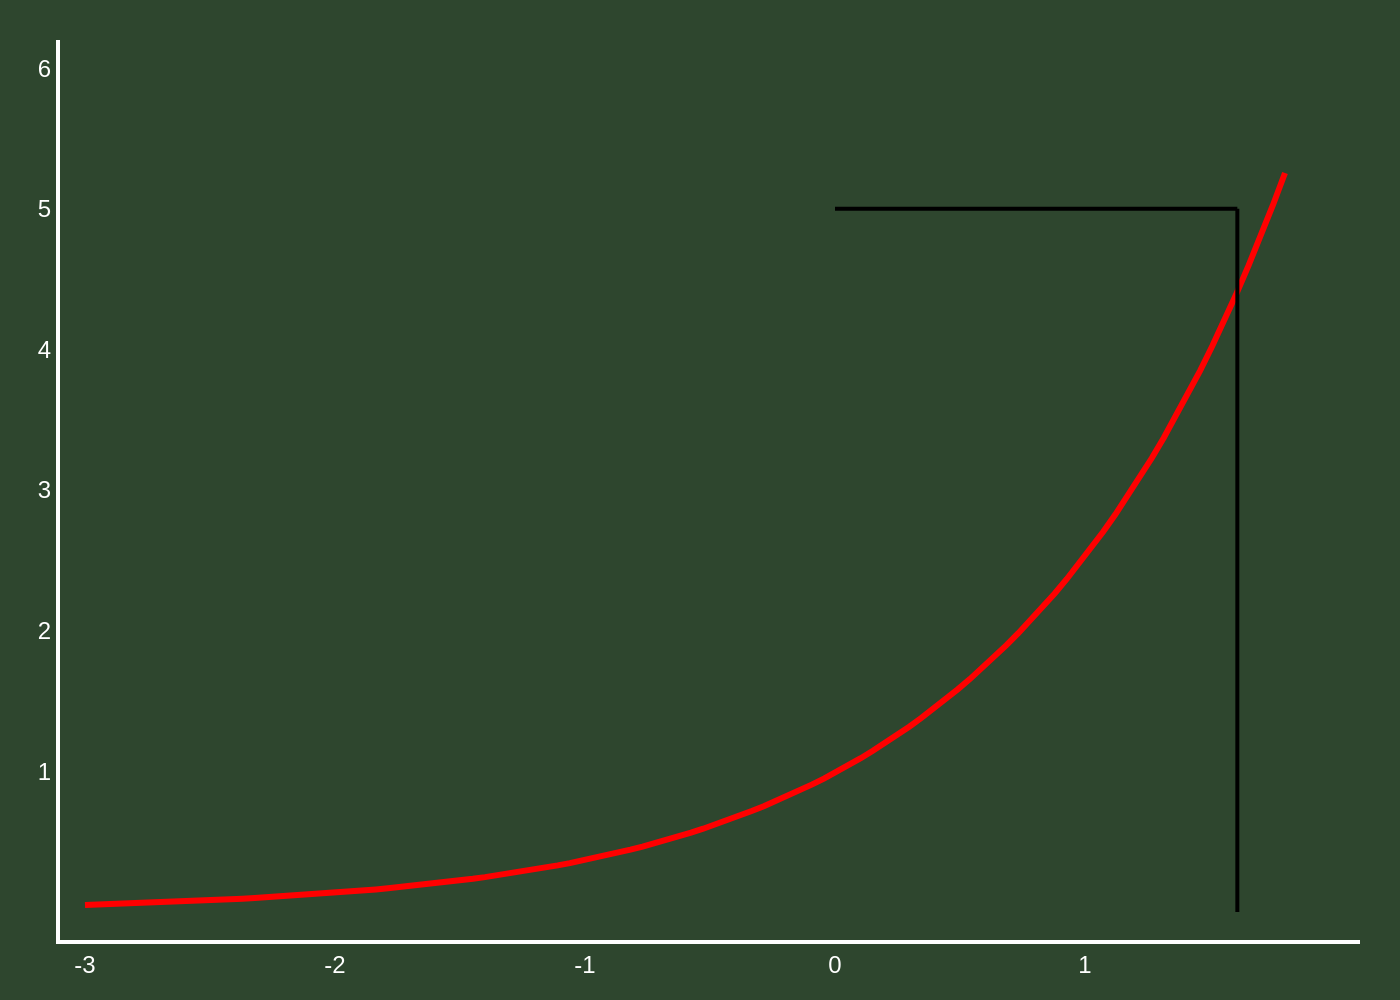

The Python source for this figure:
import sys
import json
import plotly.graph_objects as go

# Ensure the script is called with a single argument: the JSON file path
if len(sys.argv) != 2:
    print(f"Usage: python {sys.argv[0]} <json_file_path>")
    sys.exit(1)

json_path = sys.argv[1]

# Derive the output PNG filename from the input JSON filename
# e.g., 'path/to/chart.json' -> 'path/to/chart.png'
if '.' in json_path:
    base_filename = json_path.rsplit('.', 1)[0]
else:
    base_filename = json_path
output_filename = f"{base_filename}.png"

# Load chart specifications from the JSON file
try:
    with open(json_path, 'r', encoding='utf-8') as f:
        config = json.load(f)
except FileNotFoundError:
    print(f"Error: JSON file not found at '{json_path}'")
    sys.exit(1)
except json.JSONDecodeError as e:
    print(f"Error: Invalid JSON in '{json_path}': {e}")
    sys.exit(1)

# Extract data, texts, colors, and other settings from the config
chart_data = config.get('chart_data', [])
texts = config.get('texts', {})
colors = config.get('colors', {})
shapes = config.get('shapes', [])
axis_ranges = config.get('axis_ranges', {})

# Initialize a Plotly Figure
fig = go.Figure()

# Add data series (traces) to the figure
for i, series in enumerate(chart_data):
    fig.add_trace(go.Scatter(
        x=series.get('x'),
        y=series.get('y'),
        mode='lines',
        name=series.get('name', ''),
        line=dict(
            color=colors.get('series_colors', ['#000000'])[i % len(colors.get('series_colors', ['#000000']))],
            width=3
        ),
        hoverinfo='none'
    ))

# Update the figure layout with titles, colors, axis properties, etc.
fig.update_layout(
    plot_bgcolor=colors.get('background_color'),
    paper_bgcolor=colors.get('background_color'),
    font=dict(
        family="Arial",
        size=12,
        color=colors.get('axis_color')
    ),
    xaxis=dict(
        range=axis_ranges.get('x'),
        showline=True,
        linewidth=2,
        linecolor=colors.get('axis_color'),
        zeroline=False,
        showgrid=False,
        tickvals=[-3, -2, -1, 0, 1],
        ticktext=['-3', '-2', '-1', '0', '1']
    ),
    yaxis=dict(
        range=axis_ranges.get('y'),
        showline=True,
        linewidth=2,
        linecolor=colors.get('axis_color'),
        zeroline=False,
        showgrid=False,
        tickvals=[1, 2, 3, 4, 5, 6],
        ticktext=['1', '2', '3', '4', '5', '6']
    ),
    showlegend=False,
    margin=dict(l=30, r=20, t=20, b=30),
    shapes=shapes
)

# Generate and save the chart as a high-resolution PNG file
try:
    fig.write_image(output_filename, scale=2)
    print(f"Chart saved to {output_filename}")
except Exception as e:
    print(f"Error writing image file: {e}")
    sys.exit(1)
